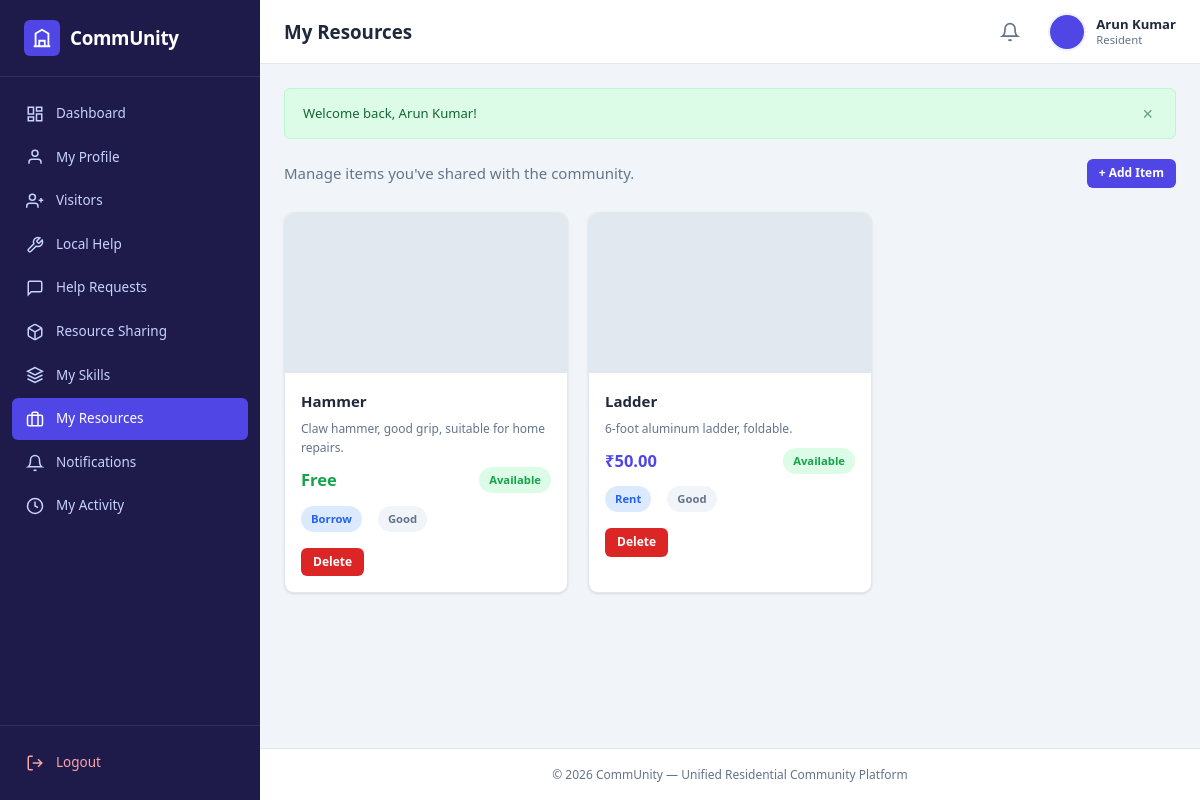
/resident/my_resources.php (signed in), run on the app's committed database.
### tables this page shows
CREATE TABLE `resources` (
  `id` int(11) NOT NULL AUTO_INCREMENT,
  `owner_id` int(11) NOT NULL,
  `item_name` varchar(100) NOT NULL,
  `category` varchar(50) NOT NULL,
  `description` text,
  `image` varchar(255) DEFAULT NULL,
  `condition` varchar(50) DEFAULT NULL,
  `sharing_type` enum('Borrow','Lend','Rent','Sell','Donate','Exchange') NOT NULL DEFAULT 'Borrow',
  `price` decimal(10,2) DEFAULT NULL,
  `security_deposit` decimal(10,2) DEFAULT NULL,
  `availability` enum('Available','Currently Unavailable') NOT NULL DEFAULT 'Available',
  `preferred_contact` varchar(50) DEFAULT NULL,
  `location` varchar(100) DEFAULT NULL,
  `notes` text,
  `status` enum('Available','Request Pending','Reserved','Borrowed','Rented','Sold','Donated','Exchanged','Unavailable') NOT NULL DEFAULT 'Available',
  `created_at` timestamp NOT NULL DEFAULT CURRENT_TIMESTAMP,
  PRIMARY KEY (`id`),
  KEY `owner_id` (`owner_id`),
  CONSTRAINT `resources_ibfk_1` FOREIGN KEY (`owner_id`) REFERENCES `users` (`id`) ON DELETE CASCADE
);

### config/database.php (called while the page is built, shortened)
<?php
function db(): PDO {
    static $pdo = null;
    if ($pdo === null) {
        $dsn = "mysql:host=" . DB_HOST . ";dbname=" . DB_NAME . ";charset=" . DB_CHARSET;
        $options = [
            PDO::ATTR_ERRMODE            => PDO::ERRMODE_EXCEPTION,
            PDO::ATTR_DEFAULT_FETCH_MODE => PDO::FETCH_ASSOC,
            PDO::ATTR_EMULATE_PREPARES   => false,
        ];
        try {
            $pdo = new PDO($dsn, DB_USER, DB_PASS, $options);
        } catch (PDOException $e) {
            die("Database connection failed. Please check config/database.php and ensure MySQL is running in XAMPP.");
        }
    }
    return $pdo;
}

### resident/my_resources.php (the view, shortened to what this page needs)
<?php
require_once __DIR__ . '/../includes/functions.php';
try {
    $stmt = db()->prepare("SELECT * FROM resources WHERE owner_id = ? ORDER BY created_at DESC");
    $stmt->execute([current_user_id()]);
    $resources = $stmt->fetchAll();
} catch (PDOException $e) {
    $resources = [];
}
require __DIR__ . '/../includes/top.php';
?>
<div class="d-flex justify-between align-center mb-3">
    <p class="text-muted">Manage items you've shared with the community.</p>
    <a href="<?= e(BASE_URL) ?>resident/resources.php" class="btn btn-primary btn-sm">+ Add Item</a>
</div>
<?php if (empty($resources)): ?>
    <div class="card">
        <div class="card-body">
            <div class="empty-state">
                <p>No resources added yet. Start sharing items with your community!</p>
            </div>
        </div>
    </div>
<?php else: ?>
    <div class="grid-3">
        <?php foreach ($resources as $r): ?>
            <div class="resource-card">
                <img src="<?= e(resource_image_url($r['image'])) ?>" alt="<?= e($r['item_name']) ?>" class="resource-card-image" onerror="this.src='<?= e(BASE_URL) ?>assets/images/default-resource.png'">
                <div class="resource-card-body">
                    <h4><?= e($r['item_name']) ?></h4>
                    <p><?= e($r['description']) ?></p>
                    <div class="resource-card-meta">
                        <span class="resource-card-price <?= $r['price'] > 0 ? '' : 'free' ?>"><?= $r['price'] > 0 ? '₹' . e($r['price']) : 'Free' ?></span>
                        <?= resource_status_badge($r['status']) ?>
                    </div>
                    <div class="d-flex gap-2 flex-wrap mb-2">
                        <span class="badge badge-info"><?= e($r['sharing_type']) ?></span>
                        <span class="badge badge-secondary"><?= e($r['condition'] ?? '—') ?></span>
                    </div>
                    <a href="<?= e(BASE_URL) ?>resident/my_resources.php?action=delete&id=<?= $r['id'] ?>" class="btn btn-sm btn-danger" onclick="return confirm('Delete this item?')">Delete</a>
                </div>
            </div>
        <?php endforeach; ?>
    </div>
<?php endif; ?>
<?php require __DIR__ . '/../includes/bottom.php'; ?>

### includes/functions.php (shortened to what this page needs)
<?php
require_once __DIR__ . '/../config/database.php';
function e(?string $str): string {
    return htmlspecialchars($str ?? '', ENT_QUOTES, 'UTF-8');
}
function resource_status_badge(string $status): string {
    $class = match ($status) {
        'Available'        => 'badge-success',
        'Request Pending'  => 'badge-warning',
        'Reserved'         => 'badge-info',
        'Borrowed'         => 'badge-primary',
        'Rented'           => 'badge-primary',
        'Sold'             => 'badge-success',
        'Donated'          => 'badge-success',
        'Exchanged'        => 'badge-success',
        'Unavailable'      => 'badge-danger',
        default            => 'badge-secondary',
    };
    return '<span class="badge ' . $class . '">' . e($status) . '</span>';
}
function resource_image_url(?string $image): string {
    return BASE_URL . 'assets/images/default-resource.png';
}

### data on the page
resources: item_name "Hammer", description "Claw hammer, good grip, suitable for home repairs.", shows "Free", status "Available", sharing_type "Borrow", condition "Good"
resources: item_name "Ladder", description "6-foot aluminum ladder, foldable.", price "50.00", status "Available", sharing_type "Rent", condition "Good"

### other printed values
APP_NAME "CommUnity"
$pageTitle "My Resources"
$_SESSION['name'] "Arun Kumar"
$role "Resident"
$flash['message'] "Welcome back, Arun Kumar!"
APP_TAGLINE "Unified Residential Community Platform"
